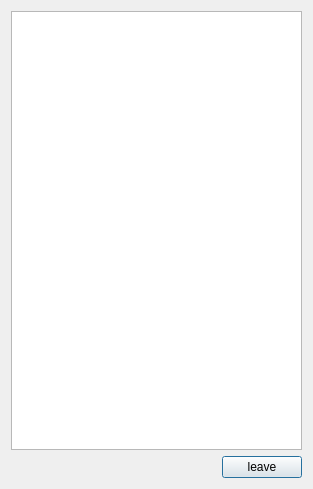
<?xml version="1.0" encoding="UTF-8"?>
<ui version="4.0">
 <class>Help</class>
 <widget class="QDialog" name="Help">
  <property name="geometry">
   <rect>
    <x>0</x>
    <y>0</y>
    <width>313</width>
    <height>489</height>
   </rect>
  </property>
  <property name="windowTitle">
   <string>Dialog</string>
  </property>
  <property name="windowIcon">
   <iconset resource="../Ressources.qrc">
    <normaloff>:/Icons/Icons/help14.svg</normaloff>:/Icons/Icons/help14.svg</iconset>
  </property>
  <layout class="QGridLayout" name="gridLayout">
   <item row="0" column="0">
    <layout class="QVBoxLayout" name="verticalLayout">
     <item>
      <widget class="QTextBrowser" name="textBrowser"/>
     </item>
     <item>
      <layout class="QHBoxLayout" name="horizontalLayout">
       <item>
        <spacer name="horizontalSpacer">
         <property name="orientation">
          <enum>Qt::Horizontal</enum>
         </property>
         <property name="sizeHint" stdset="0">
          <size>
           <width>40</width>
           <height>20</height>
          </size>
         </property>
        </spacer>
       </item>
       <item>
        <widget class="QPushButton" name="leave">
         <property name="text">
          <string>leave</string>
         </property>
        </widget>
       </item>
      </layout>
     </item>
    </layout>
   </item>
  </layout>
 </widget>
 <resources>
  <include location="../Ressources.qrc"/>
 </resources>
 <connections>
  <connection>
   <sender>leave</sender>
   <signal>clicked()</signal>
   <receiver>Help</receiver>
   <slot>reject()</slot>
   <hints>
    <hint type="sourcelabel">
     <x>261</x>
     <y>464</y>
    </hint>
    <hint type="destinationlabel">
     <x>156</x>
     <y>244</y>
    </hint>
   </hints>
  </connection>
 </connections>
</ui>
